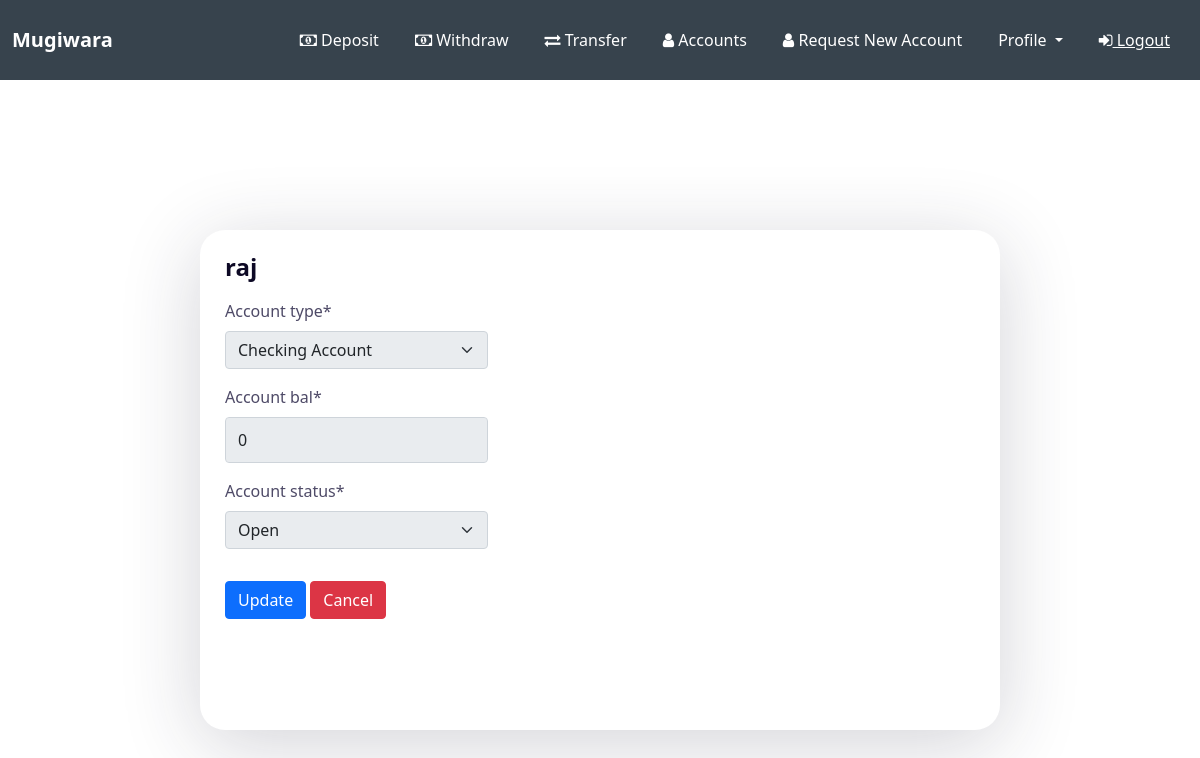
The app's page /accounts/ (signed in), older data.
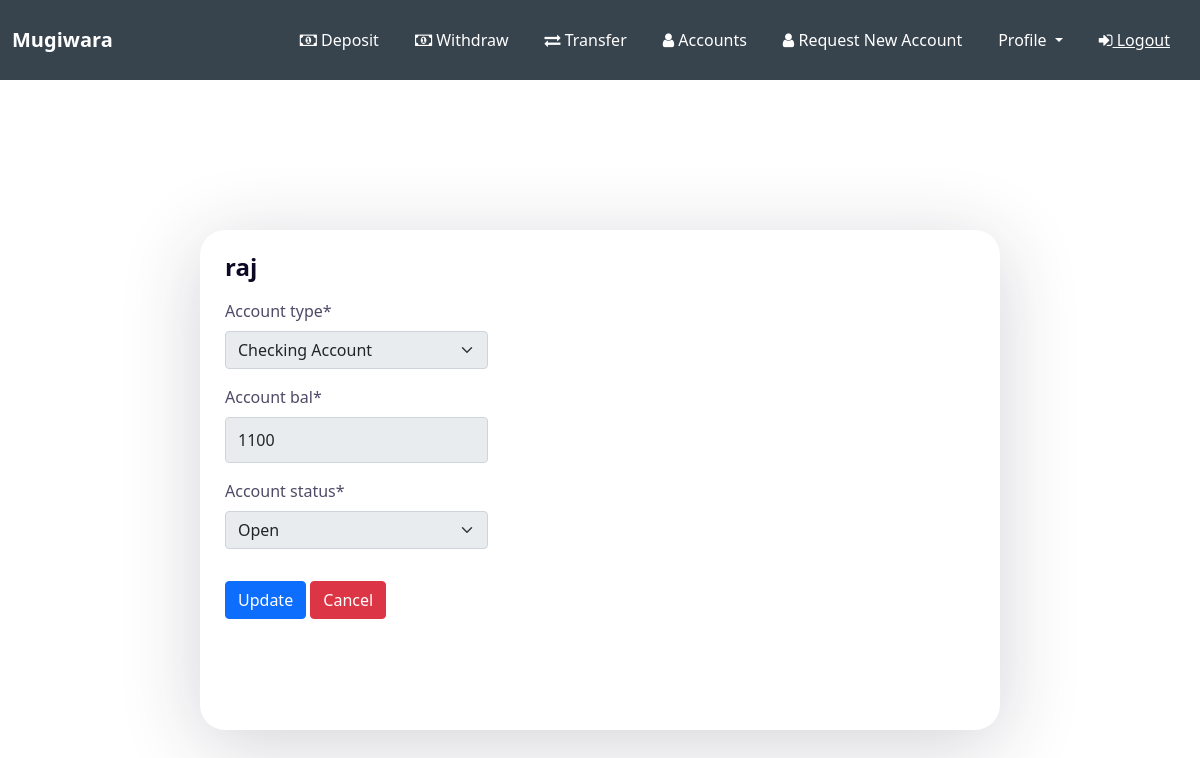
The same page, newer data.
### users/models.py (models this page shows, shortened)
class Account(models.Model):
    account_types = {
        'sav': 'Savings Account',
        'check': 'Checking Account'
    }
    account_status = {
        'o': 'Open',
        'c': 'Close',
    }
    modification_status = {
       'pending': 'Waiting for approval',
       'rejected': 'Rejected',
       'approved': 'Approved'
    }
    account_number = models.AutoField(primary_key = True)
    account_type = models.CharField(max_length = 128, choices = account_types)
    banking_user = models.ForeignKey('BankingUser', on_delete = models.CASCADE, related_name = 'banking_user')
    account_bal = models.BigIntegerField(default = 0)
    created_on = models.DateTimeField(auto_now_add = True)
    account_status = models.CharField(max_length = 32, choices = account_status, default = 'o')
    closed_on = models.DateTimeField(blank = True, null = True)
    modification_status = models.CharField(max_length = 32, choices = modification_status, default = 'pending')

### users/views.py (the view, shortened to what this page needs)
# urls.py: path('accounts/', views.accounts, name = 'accounts'),
@login_required
def accounts(request):
   u = request.user
   banking_user = BankingUser.objects.get(user = u)
   account = Account.objects.filter(banking_user = banking_user)
   if len(account) == 1:
       account1 = account[0]
       if request.method == 'POST':
           a1_form = AccountUpdateForm(request.POST, instance = account1)
           if a1_form.is_valid():
               a1_form.save()
               messages.success(request, 'Profile Updated Successfully')
               return redirect('accounts')
       a1_form = AccountUpdateForm(request.POST, instance = account1)
       context = {
           'a1_form': a1_form,
       }
       return render(request, 'users/accounts.html', context)

### users/forms.py
class AccountUpdateForm(ModelForm):
    class Meta:
        model = Account
        fields = ['account_number', 'account_type', 'account_bal', 'account_status']
    def __init__(self, *args, **kwargs):
        super(AccountUpdateForm, self).__init__(*args, **kwargs)
        if self.instance.account_number:
            self.fields['account_type'].disabled = True
            self.fields['account_bal'].disabled = True
            self.fields['account_status'].disabled = True

### users/templates/users/accounts.html (shortened to what this page needs)
{% extends 'users/base.html' %}
{% load crispy_forms_tags %}
{% block content %}
<div class="blog-slider" style="margin-top: 150px;height: 500px;">
    <div class="blog-slider__wrp swiper-wrapper">
        <div class="blog-slider__text">
            <div class="blog-slider__title">
                <p>{{ user.username }}</p>
            </div>
            <form id = "create_blog"  method = "POST" enctype="multipart/form-data">
                {{ a1_form|crispy }}
                <button type="submit" class="btn btn-primary mt-3">Update</button>
                <a class="btn btn-danger mt-3" href="{% url 'mugiwara' %}" role="button">Cancel</a>
            </form>
        </div>
    </div>
</div>
{% endblock %}

Row changes from the older to the newer data that the page shows:
changed Account "Checking Account": account_bal "0" → "1100"
